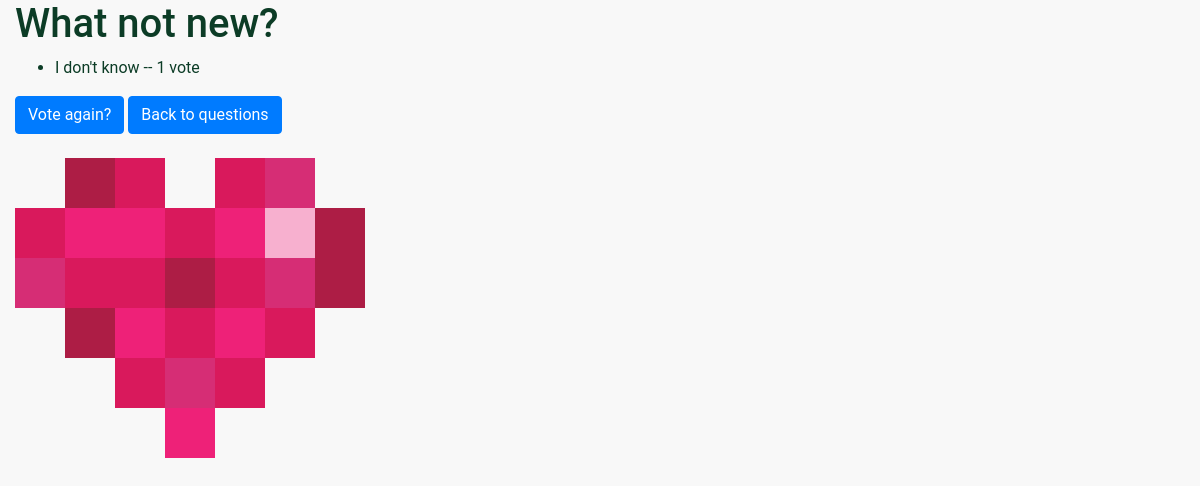
The app's page /polls/2/results/ with its own data.
### polls/models.py (models this page shows, shortened)
class Question(models.Model):
    question_text = models.CharField(max_length=200)
    pub_date = models.DateTimeField('date published')

class Choice(models.Model):
    question = models.ForeignKey(Question, on_delete=models.CASCADE)
    choice_text = models.CharField(max_length=200)
    votes = models.IntegerField(default=0)

### polls/views.py (the view)
# urls.py: path('<int:pk>/results/', views.ResultsView.as_view(), name='results'),
class ResultsView(generic.DetailView):
    model = Question
    template_name = 'polls/results.html'

### polls/templates/polls/results.html (shortened to what this page needs)
{% load static %}
<link rel="stylesheet" type="text/css" href="{% static 'polls/style.css' %}">
<link rel="stylesheet" href="https://cdn.jsdelivr.net/npm/bootstrap@4.6.0/dist/css/bootstrap.min.css">
<div class="container-fluid">
    <h1>{{ question.question_text }}</h1>
    <ul>
    {% for choice in question.choice_set.all %}
        <li>{{ choice.choice_text }} -- {{ choice.votes }} vote{{ choice.votes|pluralize }}</li>
    {% endfor %}
    </ul>
    <a href="{% url 'polls:detail' question.id %}" class="btn btn-default btn-primary">Vote again?</a>
    <a href="{% url 'polls:index' %}" class="btn btn-default btn-primary">Back to questions</a>
    <br/>
    <br/>
    <img src="{% static 'polls/images/fundraising-heart.svg' %}"/>
</div>

### polls/static/polls/style.css (style rules this page uses)
h1 { color: #0C3C26; }

### records on screen
Question: question_text "What not new?"
Choice: choice_text "I don't know", votes "1"
